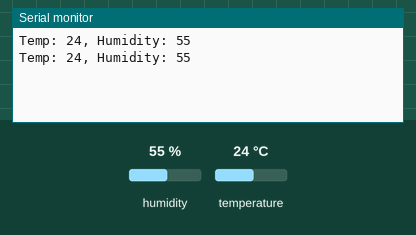
Bench run of a sketch on a simulated Arduino Uno, built with avr-gcc and run on an emulated ATmega328P. Parts: the last lines printed to the serial monitor. Inputs (shaded band) come from the test bench; at power-on: humidity 55 %, temperature 24 °C.

Above: at 3.8 s.
3.9 s: humidity set to 22 %
At 6.7 s:
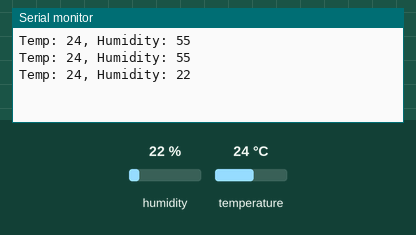
7.8 s: temperature set to 12 °C
At 9.9 s:
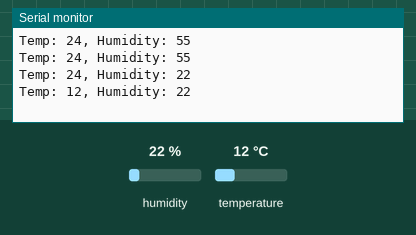
11.7 s: humidity set to 40 %
At 13.1 s:
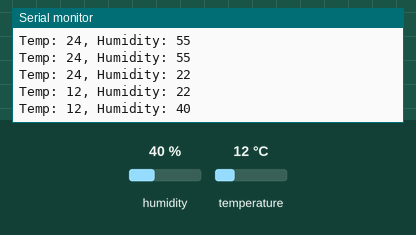
Timing chart, 0 to 14.7 s (numbered marks = the images above; inputs shaded):
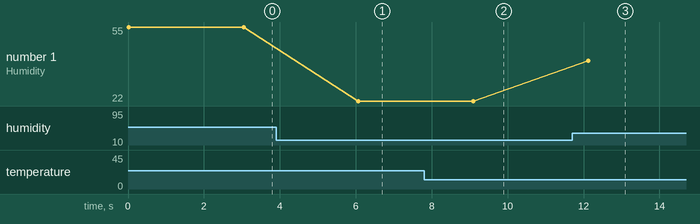

Measured:
- after the input at 3.9 s, the serial monitor: prints a new line after 2.2 s (image 1)
- after the input at 7.8 s, the serial monitor: prints a new line after 1.3 s (image 2)
- after the input at 11.7 s, the serial monitor: prints a new line after 0.42 s (image 3)
- plotted number 1: 55 → 22 after the input at 3.9 s, 22 → 40 after the input at 11.7 s

The sketch:

dht11.ino
```cpp
#include <dht.h>
#define DHT11 2
dht DHT;
int dhtTemp;
int temperature;
int humidity;
void setup() {
  // put your setup code here, to run once:
  Serial.begin(9600);
}

void loop() {
  // put your main code here, to run repeatedly:
  dhtTemp = DHT.read11(DHT11);
  temperature = (int) DHT.temperature;
  humidity = (int) DHT.humidity;
  Serial.println("Temp: "+String(temperature)+", Humidity: "+String(humidity));
  delay(3000);
}
```
